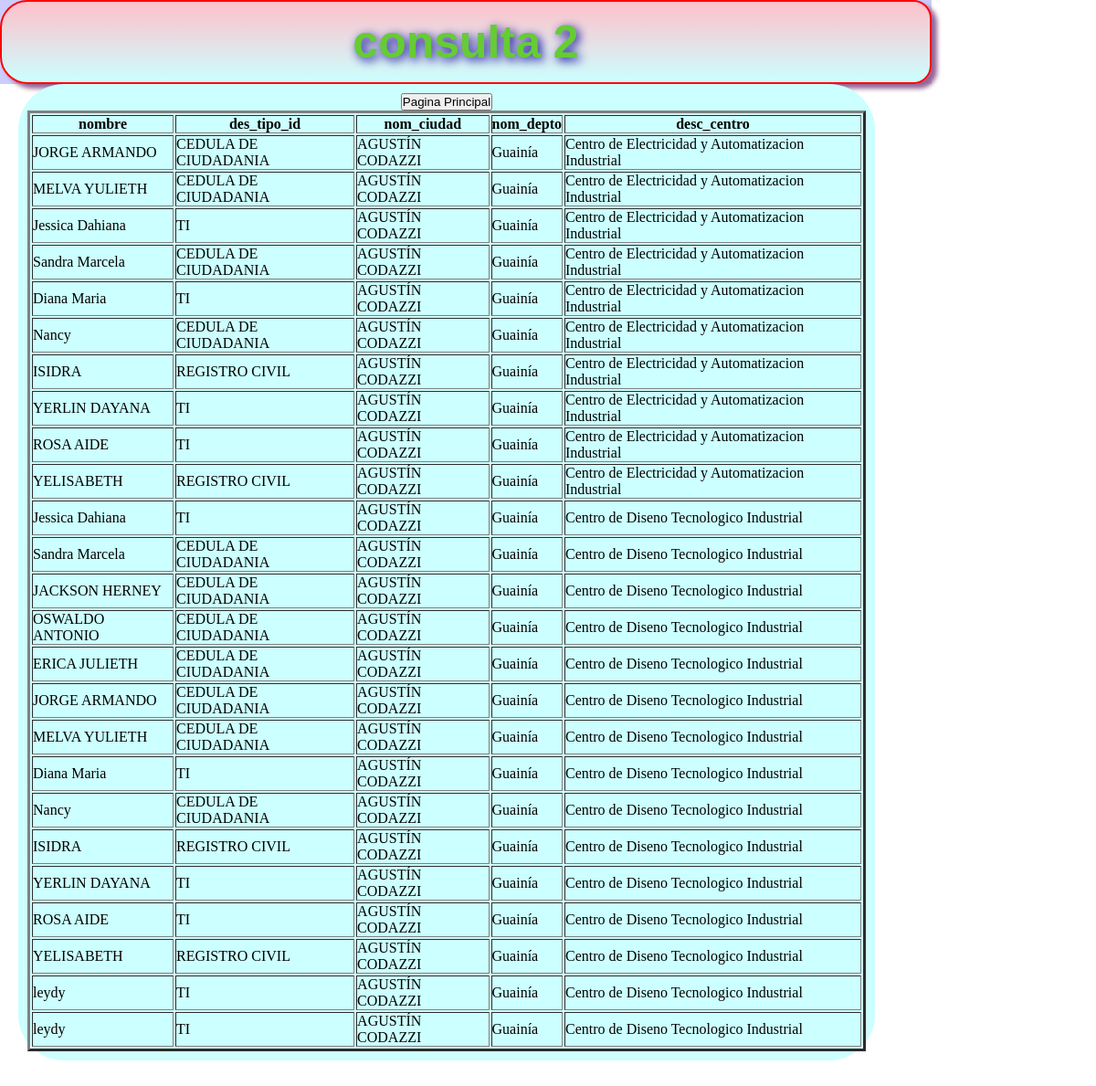
Screenshot of /consulta2/index.php with the database file from the repository.
### tables this page shows
CREATE TABLE IF NOT EXISTS `aprendiz` (
  `id_apre` varchar(12) NOT NULL DEFAULT '',
  `nom_apre` varchar(60) DEFAULT NULL,
  `apel_apre` varchar(60) DEFAULT NULL,
  `tel_apre` varchar(12) DEFAULT NULL,
  `cod_ciudad` varchar(2) DEFAULT NULL,
  `cod_tipo_id` varchar(3) DEFAULT NULL,
  `cod_rh` varchar(3) DEFAULT NULL,
  `genero` varchar(2) DEFAULT NULL,
  `edad` varchar(2) DEFAULT NULL,
  PRIMARY KEY (`id_apre`),
  KEY `cod_ciudad` (`cod_ciudad`),
  KEY `cod_tipo_id` (`cod_tipo_id`),
  KEY `cod_rh` (`cod_rh`)
);

CREATE TABLE IF NOT EXISTS `tipo_id` (
  `cod_tipo_id` varchar(2) NOT NULL DEFAULT '',
  `des_tipo_id` varchar(20) DEFAULT NULL,
  PRIMARY KEY (`cod_tipo_id`)
);

CREATE TABLE IF NOT EXISTS `ciudad` (
  `cod_ciudad` varchar(4) NOT NULL DEFAULT '',
  `nom_ciudad` varchar(60) DEFAULT NULL,
  `cod_depto` varchar(2) DEFAULT NULL,
  `habitantes` varchar(15) DEFAULT NULL,
  PRIMARY KEY (`cod_ciudad`),
  KEY `cod_depto` (`cod_depto`)
);

CREATE TABLE IF NOT EXISTS `depto` (
  `cod_depto` varchar(2) NOT NULL DEFAULT '',
  `nom_depto` varchar(60) DEFAULT NULL,
  PRIMARY KEY (`cod_depto`)
);

CREATE TABLE IF NOT EXISTS `centro` (
  `cod_centro` varchar(2) NOT NULL DEFAULT '',
  `desc_centro` varchar(60) DEFAULT NULL,
  `tel` varchar(12) DEFAULT NULL,
  `dir` varchar(50) DEFAULT NULL,
  `cod_ciudad` varchar(2) DEFAULT NULL,
  PRIMARY KEY (`cod_centro`),
  KEY `cod_ciudad` (`cod_ciudad`)
);

### consulta2/view/viewClass.php (called while the page is built, shortened)
<?php
class viewClass {
    static public function renderHTML($view, $args = NULL) {
        include_once 'templates/' . $view;
    }
}

### librerias/dataBaseClass.php (called while the page is built, shortened)
<?php
class dataBaseClass {
  static private $host = 'localhost';
  static private $port = 3306,
          $dbname = 'bddesercion',
          $user = 'root',
          $password = '',
          $driver = 'mysql',
          $instance = NULL;
  static public function getInstance() {
    return self::$instance;
  }
  static private function connect() {
    try {
      $dsn = self::$driver
              . ':host='. self::$host
              . ';port=' . self::$port
              . ';dbname=' . self::$dbname;
      self::$instance = new PDO($dsn, self::$user, self::$password);
      return true;
    } catch (PDOException $e) {
      echo $e->getMessage();
    }
  }
}

### consulta2/model/modelClass.php (called while the page is built)
<?php
class modelClass {
    static public function getAll() {
        try {
            $sql =  "select nom_apre,des_tipo_id,nom_ciudad,nom_depto,desc_centro
       FROM desercion,aprendiz,tipo_id,ficha natural join centro natural join ciudad natural join depto
       where desercion.id_apre=aprendiz.id_apre and tipo_id.cod_tipo_id=aprendiz.cod_tipo_id and ficha.num_ficha=desercion.num_ficha" ;
            return dataBaseClass::getInstance()->query($sql)->fetchAll(PDO::FETCH_ASSOC);
        } catch (PDOException $e) {
            return $e;
        }
}
}

### consulta2/view/templates/index.php (the view, shortened to what this page needs)
<!DOCTYPE html>
<html lang="es" >
      <head>
      <link rel="stylesheet" href="css/miestilo.css">
       </head>
    <body>
       <div id="baseglobal">
       <header id="Encabezados">
       <th><h1>consulta 2</h1> </th>
      </header>
	     <section id="contenido"><center>
         <article>
        <table border=3>
			<a href="http://localhost/taller2Pradera-leydy/"><input type="button" value="Pagina Principal"></a>
            <thead>
                <tr>
                    <th>nombre</th>
                    <th>des_tipo_id</th>
					<th>nom_ciudad</th>
					<th>nom_depto</th>
					<th>desc_centro</th>
                </tr>
            </thead>
            <tbody>
                <?php foreach ($datos as $row): ?>
                    <tr>
                        <td><?php echo $row['nom_apre'] ?></td>
                        <td><?php echo $row['des_tipo_id'] ?></td>
						<td><?php echo $row['nom_ciudad'] ?></td>
						<td><?php echo $row['nom_depto'] ?></td>
						<td><?php echo $row['desc_centro'] ?></td>
                    </tr>
                <?php endforeach ?>
            </tbody>
        </table>
    </body>
</html>

### consulta2/css/miestilo.css (style rules this page uses)
* { margin:0px; padding:0px; }
header,nav,section,aside,focter,nav { display:block; }
h1 { text-shadow: rgb(0,0,150) 3px 3px 11px; font: bold 50px agencifb, sans-serif; }
body { text-align: center; background:white; }
#baseglobal { width:85%; background:#ccccff; }
#Encabezados { background: -webkit-linear-gradient(top,pink,#ccffff); background:-moz-linear-gradient(top,pink,#ccffff); border: 2px solid red; padding: 15px; color:#66cc33; -moz-border-radius:30px 20px 20px 30px; -webkit-border-radius:30px 20px 20px 30px; border-radius: 30px 20px 20px 30px; -moz-box-shadow:rgb(150,100,150) 6px 5px 5px; -webkit-box-shadow:rgb(150,100,150) 6px 5px 5px; box-shadow:rgb(150,100,150) 6px 5px 5px; }
#contenido { background:#ccffff; list-style:none; width:90%; padding:10px; float:left; margin-left:20px; -moz-border-radius:50px; -webkit-border-radius:50px; border-radius: 50px; margin-bottom:50px; }

### rows the page displays
aprendiz: nom_apre "JORGE ARMANDO", cod_tipo.des_tipo_id "CEDULA DE CIUDADANIA", ciudad.nom_ciudad "AGUSTÍN CODAZZI", depto.nom_depto "Guainía", centro.desc_centro "Centro de Electricidad y Automatizacion Industrial", centro.desc_centro "Centro de Diseno Tecnologico Industrial"
aprendiz: nom_apre "MELVA YULIETH", cod_tipo.des_tipo_id "CEDULA DE CIUDADANIA", ciudad.nom_ciudad "AGUSTÍN CODAZZI", depto.nom_depto "Guainía", centro.desc_centro "Centro de Electricidad y Automatizacion Industrial", centro.desc_centro "Centro de Diseno Tecnologico Industrial"
aprendiz: nom_apre "Jessica Dahiana", cod_tipo.des_tipo_id "TI", ciudad.nom_ciudad "AGUSTÍN CODAZZI", depto.nom_depto "Guainía", centro.desc_centro "Centro de Electricidad y Automatizacion Industrial", centro.desc_centro "Centro de Diseno Tecnologico Industrial"
aprendiz: nom_apre "Sandra Marcela", cod_tipo.des_tipo_id "CEDULA DE CIUDADANIA", ciudad.nom_ciudad "AGUSTÍN CODAZZI", depto.nom_depto "Guainía", centro.desc_centro "Centro de Electricidad y Automatizacion Industrial", centro.desc_centro "Centro de Diseno Tecnologico Industrial"
aprendiz: nom_apre "Diana Maria", cod_tipo.des_tipo_id "TI", ciudad.nom_ciudad "AGUSTÍN CODAZZI", depto.nom_depto "Guainía", centro.desc_centro "Centro de Electricidad y Automatizacion Industrial", centro.desc_centro "Centro de Diseno Tecnologico Industrial"
aprendiz: nom_apre "Nancy", cod_tipo.des_tipo_id "CEDULA DE CIUDADANIA", ciudad.nom_ciudad "AGUSTÍN CODAZZI", depto.nom_depto "Guainía", centro.desc_centro "Centro de Electricidad y Automatizacion Industrial", centro.desc_centro "Centro de Diseno Tecnologico Industrial"
aprendiz: nom_apre "ISIDRA", cod_tipo.des_tipo_id "REGISTRO CIVIL", ciudad.nom_ciudad "AGUSTÍN CODAZZI", depto.nom_depto "Guainía", centro.desc_centro "Centro de Electricidad y Automatizacion Industrial", centro.desc_centro "Centro de Diseno Tecnologico Industrial"
aprendiz: nom_apre "YERLIN DAYANA", cod_tipo.des_tipo_id "TI", ciudad.nom_ciudad "AGUSTÍN CODAZZI", depto.nom_depto "Guainía", centro.desc_centro "Centro de Electricidad y Automatizacion Industrial", centro.desc_centro "Centro de Diseno Tecnologico Industrial"
aprendiz: nom_apre "ROSA AIDE", cod_tipo.des_tipo_id "TI", ciudad.nom_ciudad "AGUSTÍN CODAZZI", depto.nom_depto "Guainía", centro.desc_centro "Centro de Electricidad y Automatizacion Industrial", centro.desc_centro "Centro de Diseno Tecnologico Industrial"
aprendiz: nom_apre "YELISABETH", cod_tipo.des_tipo_id "REGISTRO CIVIL", ciudad.nom_ciudad "AGUSTÍN CODAZZI", depto.nom_depto "Guainía", centro.desc_centro "Centro de Electricidad y Automatizacion Industrial", centro.desc_centro "Centro de Diseno Tecnologico Industrial"
aprendiz: nom_apre "JACKSON HERNEY", cod_tipo.des_tipo_id "CEDULA DE CIUDADANIA", ciudad.nom_ciudad "AGUSTÍN CODAZZI", depto.nom_depto "Guainía", centro.desc_centro "Centro de Diseno Tecnologico Industrial"
aprendiz: nom_apre "OSWALDO ANTONIO", cod_tipo.des_tipo_id "CEDULA DE CIUDADANIA", ciudad.nom_ciudad "AGUSTÍN CODAZZI", depto.nom_depto "Guainía", centro.desc_centro "Centro de Diseno Tecnologico Industrial"
aprendiz: nom_apre "ERICA JULIETH", cod_tipo.des_tipo_id "CEDULA DE CIUDADANIA", ciudad.nom_ciudad "AGUSTÍN CODAZZI", depto.nom_depto "Guainía", centro.desc_centro "Centro de Diseno Tecnologico Industrial"
aprendiz: nom_apre "leydy", cod_tipo.des_tipo_id "TI", ciudad.nom_ciudad "AGUSTÍN CODAZZI", depto.nom_depto "Guainía", centro.desc_centro "Centro de Diseno Tecnologico Industrial"
